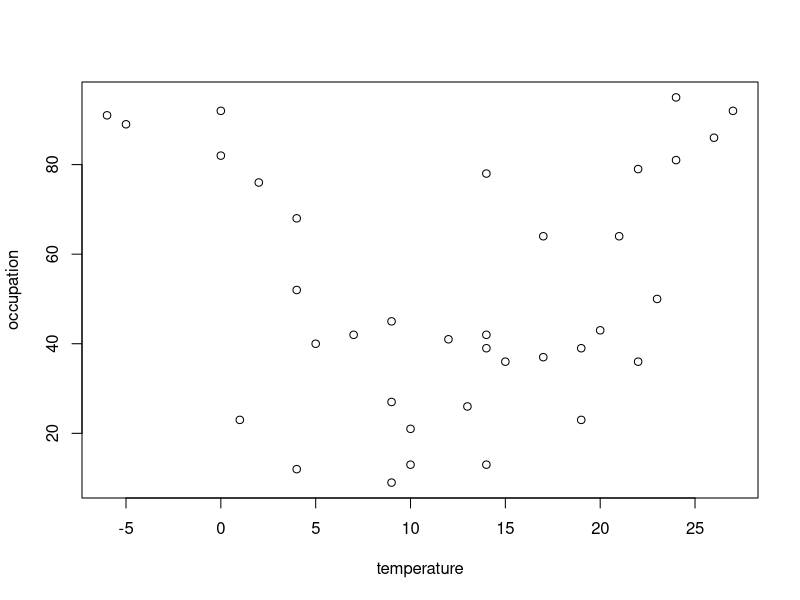

Write the R code that produced this figure. (Note: this script raises an error after producing the figure.)
## ---- chunk 1
knitr::opts_chunk$set(echo = TRUE)
## ---- chunk 2
hotels<-read.csv(file="datasets/hotels.csv", header=TRUE)
names(hotels)[3]<-"Temp"
names(hotels)[4]<-"Occ"
## ---- chunk 3
summary(hotels)
temperature<-hotels$Temp
occupation<-hotels$Occ
city<-hotels$City
month<-hotels$Month
plot(temperature, occupation)
plot(month, temperature)
## ---- chunk 4
fit<-lm(Occ~Temp, data=hotels)
plot(fit)
summary(fit)
## ---- chunk 5
hotel_Mallorca<-subset(hotels, City=="Mallorca", select=c("Month","Temp", "Occ"))
hotel_Davos<-subset(hotels, City=="Davos", select=c("Month","Temp", "Occ"))
hotel_Basel<-subset(hotels, City=="Basel", select=c("Month","Temp", "Occ"))



fitMallorca<-lm(Occ~Temp, data=hotel_Mallorca)
fitDavos<-lm(Occ~Temp, data=hotel_Davos)
fitBasel<-lm(Occ~Temp, data=hotel_Basel)


plot(hotel_Mallorca$Temp,hotel_Mallorca$Occ, col="orange", pch=16)
abline(fitMallorca, lwd=2.5, col="red")
plot(hotel_Davos$Temp,hotel_Davos$Occ, col="blue",  pch=16)
abline(fitDavos, lwd=2.5, col="red")
plot(hotel_Basel$Temp,hotel_Basel$Occ, col="green",  pch=16)
abline(fitBasel, lwd=2.5, col="red")


summary(fitMallorca)
summary(fitDavos)
summary(fitBasel)
## ---- chunk 6
fit_updated<-update(fit, . ~ . + I(Temp^2))
par(mfrow=c(2,2))
plot(fit_updated)
boxcox(fit_updated)
fit_updated <- lm(log(Occ) ~ Temp + I(Temp^2), data = hotels)
plot(fit_updated)
